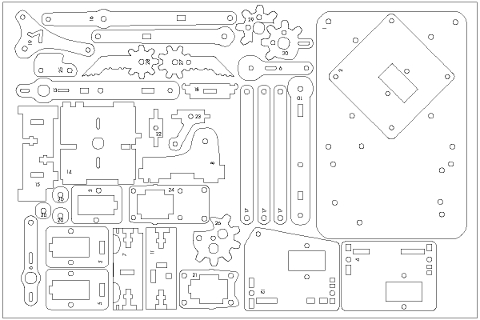
#> input picture robot_arm1.jpg, 480 x 320 px, found by its file name; the run also reads 1 picture not shown here
$ python 0405diffimage.py
#> lines starting #> are read from the running program, lines starting #| are printed output that depends on the picture; after the words box and inside, x2 and y2 are one past the last pixel; in counts of white or black regions, pixels touching at a corner belong together
# 2023 / 11 / 07 이미지 처리 / 이미지 연산 - 뺴기
import numpy as np
import cv2

img1 = cv2.imread('img/robot_arm1.jpg')
#> img1 is the input picture: shape (320, 480, 3); min 0, max 255, mean 244.4
img2 = cv2.imread('img/robot_arm2.jpg')
img1_gray = cv2.cvtColor(img1, cv2.COLOR_BGR2GRAY)
img2_gray = cv2.cvtColor(img2, cv2.COLOR_BGR2GRAY)
diff = img1_gray - img2_gray
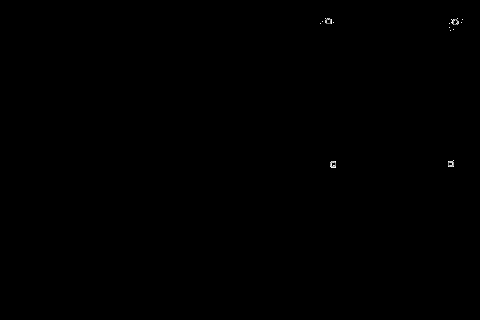
#> diff: shape (320, 480); min 0, max 255, mean 0.2

otsu_threshold, t_diff = cv2.threshold(diff, -1, 255, cv2.THRESH_OTSU)
#> t_diff: shape (320, 480); 0.08% white in thin lines or dots, all inside (x1, y1, x2, y2) = (320, 18, 463, 168)
#> otsu_threshold = 73

diff_color = cv2.cvtColor(t_diff, cv2.COLOR_GRAY2BGR)
diff_color[:, :, 0] = 0
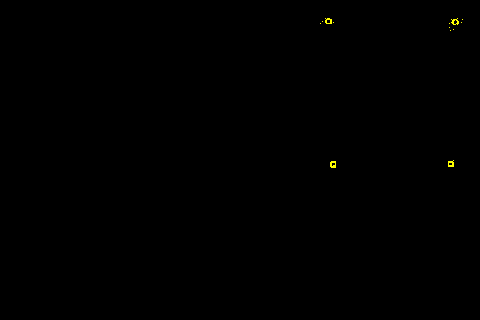
#> diff_color: shape (320, 480, 3); mean B, G, R 0, 0.2, 0.2
spot = cv2.bitwise_xor(img1, diff_color)


cv2.imshow('img1', img1)
cv2.imshow('img2', img2)
cv2.imshow('diff', diff)
cv2.imshow('t_diff', t_diff)
cv2.imshow('diff_color', diff_color)
cv2.imshow('spot', spot)
cv2.waitKey()
cv2.destroyAllWindows()
